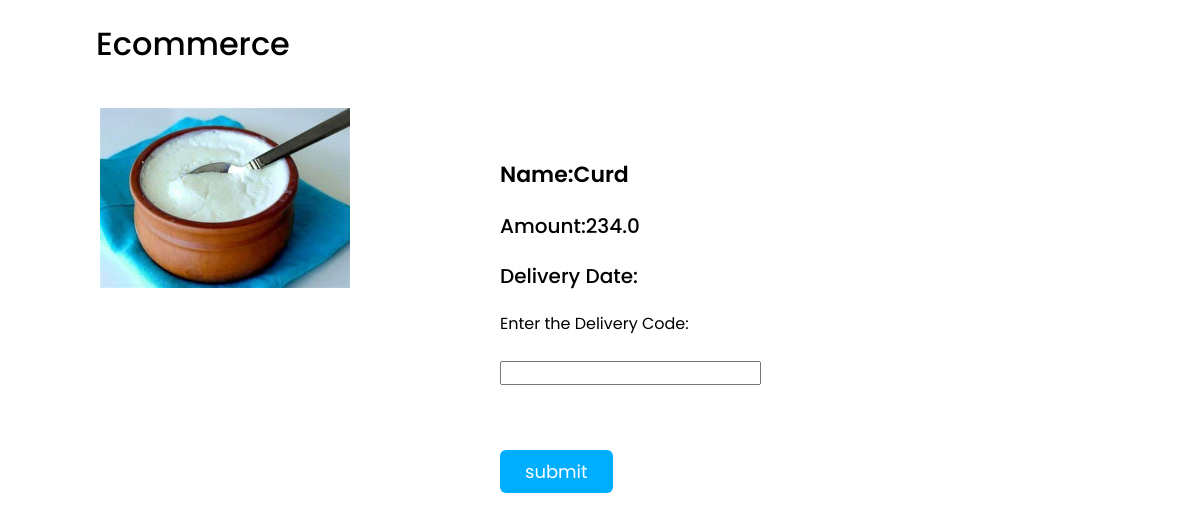
Page /deliveryboy/Curd on the committed database.
### dairyapp/models.py (models this page shows, shortened)
class Products(models.Model):
    prd_name=models.CharField(max_length=100)
    prd_price=models.FloatField()
    prd_description = models.TextField()
    category = models.ForeignKey(categories,on_delete=models.CASCADE, max_length=100, null=True)
    stock = models.IntegerField(default=1)
    prd_img=models.ImageField(upload_to='Products')
    adddate = models.DateField("adddate", auto_now_add=True)
    expirydate = models.DateField("expirydate", null=True)
    myuser = models.ForeignKey(Seller_registration, on_delete=models.CASCADE, max_length=100, null=True)

### dairyapp/views.py (the view)
# urls.py: path('deliveryboy/<id>', views.deliveryboy, name='deliveryboy'),
def deliveryboy(request,id):
    print(id)
    myproduct=Products.objects.get(prd_name=id)
    return render(request,"deliveryboy.html",{'myproduct':myproduct})

### dairyapp/templates/deliveryboy.html (shortened to what this page needs)
{% load static %}
<html lang="en">
<head>
    <link rel="stylesheet" href="style.css">
    <link rel="stylesheet" href="https://cdnjs.cloudflare.com/ajax/libs/font-awesome/5.15.3/css/all.min.css">
</head>
<body>
    <nav>
        <div class="logo">Ecommerce</div>
    </nav>
    <div class="flex-box">
        <div class="left">
            <div class="big-img">
                <img src="{{myproduct.prd_img.url}}">
            </div>
        </div>
        <div class="right">
            <div class="pname">Name:{{myproduct.prd_name}}</div>
            <div class="price">Amount:{{myproduct.prd_price}}</div>
            <div class="price">Delivery Date:</div>
            <form action="{% url 'dboy2' myproduct.id %}" method="post">
                <label for="lname">Enter the Delivery Code:</label><br><br>
                <input type="text" id="lname" name="lname" ><br><br>
                <div class="btn-box">
                    <button class="buy-btn">submit</button>
                </div>
              </form>
        </div>
    </div>
</body>
</html>

### dairyapp/static/css/style.css (style rules this page uses)
body { margin: 0; box-sizing: border-box; }

### dairyapp/templates/deliveryboy.html (style rules this page uses)
* { margin: 0; padding: 0; box-sizing: border-box; font-family: 'Poppins', sans-serif; }
nav { display: flex; align-items: center; justify-content: space-between; padding: 20px 8%; }
nav .logo { font-size: 32px; font-weight: 500; cursor: pointer; }
.flex-box { display: flex; width: 1000px; margin: 20px auto; }
.left { width: 40%; }
.big-img { width: 250px; }
.big-img img { width: inherit; }
.pname { font-size: 22px; font-weight: 600; margin-top: 50px; }
.price { font-size: 20px; font-weight: 500; margin: 20px 0; }
.btn-box { display: flex; margin-top: 40px; }
.btn-box button { font-size: 18px; padding: 8px 25px; border: none; outline: none; border-radius: 6px; cursor: pointer; color: white; }
.buy-btn { background-color: #00aeff; }

### rows in the picture
Products: prd_img (picture), prd_name "Curd", prd_price "234.0"
